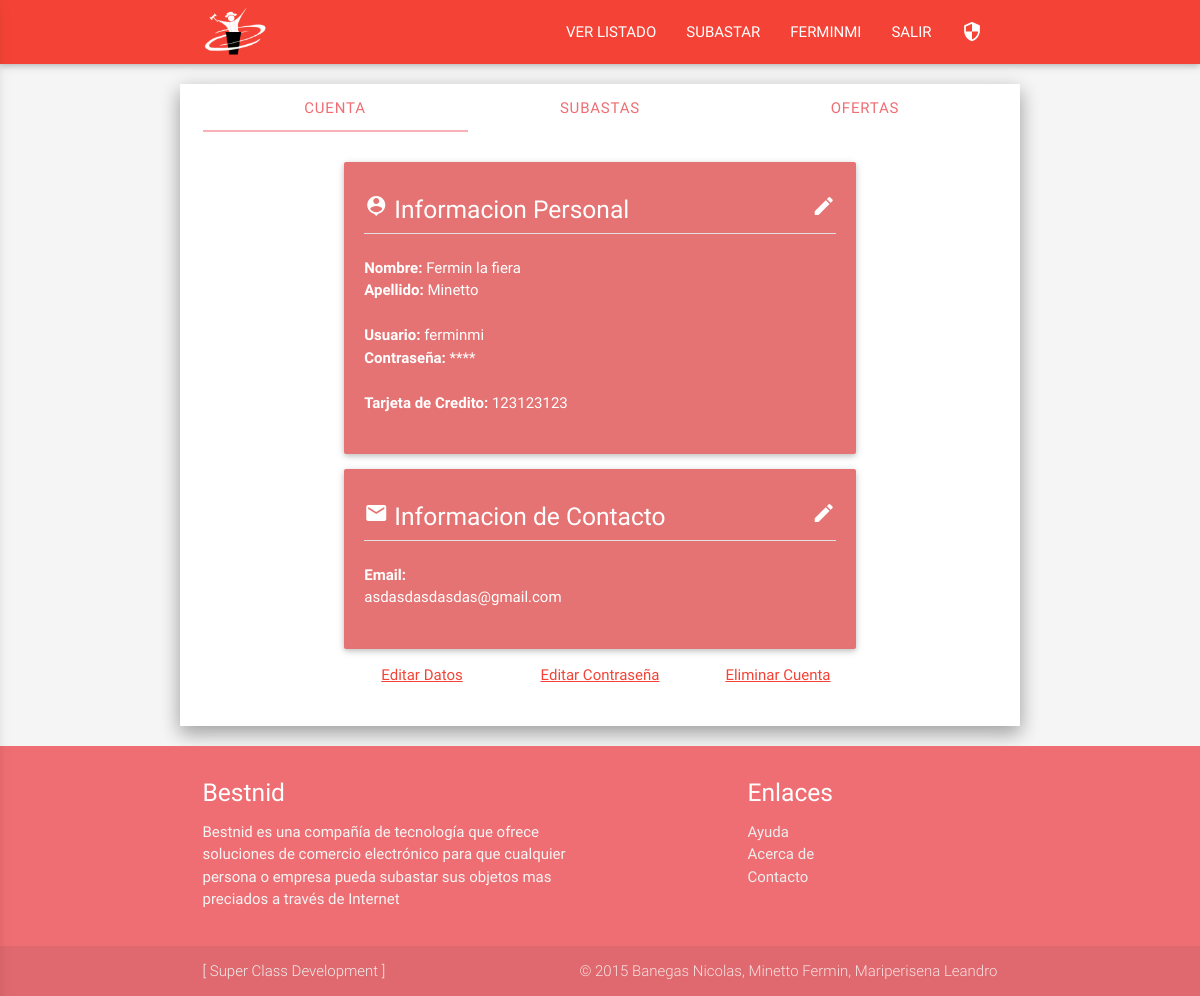
Screenshot of /Perfil.php (signed in) with the database file from the repository.
### tables this page shows
CREATE TABLE IF NOT EXISTS `usuario` (
  `id` int(11) NOT NULL AUTO_INCREMENT,
  `nombre` varchar(45) NOT NULL,
  `apellido` varchar(45) NOT NULL,
  `documento` int(11) NOT NULL,
  `user` varchar(45) NOT NULL,
  `pass` varchar(45) NOT NULL,
  `email` varchar(50) NOT NULL,
  `tarjeta_credito` int(11) NOT NULL,
  `admin` tinyint(1) NOT NULL,
  `deleted` tinyint(1) NOT NULL,
  `token` varchar(32) NOT NULL,
  PRIMARY KEY (`id`)
);

### includes/modelo.class.php (called while the page is built, shortened)
<?php
class Modelo {
	private static $user = 'root';
	private static $pass = '1234';
	private static $host = '127.0.0.1';
	private static $dbnm = 'bestnid';
	private $con;
	function __construct() {
		$this->con = new mysqli(
			self::$host,
			self::$user,
			self::$pass,
			self::$dbnm);
		$this->con->set_charset("utf8");
	}
				else{ ?><p class="center red-text"> Contraseña Invalida </p> <?php return false;}
		?><p class="center red-text"> Usuario Invalido </p> <?php
	public function getUser($id){
		$res = $this->con->query("SELECT * FROM usuario WHERE id = '{$id}' ");
		$fila = array();
		$fila[] = $res->fetch_assoc() ;
		$resultado = $fila[0];
		return $resultado;
	}
}
?>

### MiCuenta.php (shortened to what this page needs)
<?php $usuario = $con->getUser($_SESSION['id']); ?>
<div class="container">
	<div class="card-panel red lighten-2 white-text">
		<h5><i class="material-icons">person_pin</i> Informacion Personal <a href="updateProfile.php"><i class="white-text material-icons right tooltipped" data-position="right" data-delay="30" data-tooltip="Modificar tus datos personales">mode_edit</i></a></h5>
		<li class="divider"></li><br>
		<div class="row">
			<div class="col s12">
			<span><b>Nombre:</b> <?php echo $usuario['nombre'];?></span>
			<br>
			<span><b>Apellido:</b> <?php echo $usuario['apellido'];?></span>
			</div>
			<div class="col s12">
			<br>
			<span><b>Usuario:</b> <?php echo $usuario['user'];?></span>
			<br>
			<span><b>Contraseña:</b> **** </span>
			</div>
			<div class="col s12 ">
			<br>
			<span><b>Tarjeta de Credito:</b> <?php echo $usuario['tarjeta_credito'];?></span>
			</div>
		</div>
	</div>
	<div class="card-panel red lighten-2 white-text">
		<h5><i class="material-icons">email</i> Informacion de Contacto <a href="updateProfile.php"><i class="white-text material-icons right tooltipped" data-position="right" data-delay="30" data-tooltip="Modificar tus datos personales">mode_edit</i></a></h5>
		<li class="divider"></li><br>
		<div class="row">
			<div class="col s12 m6">
			<span><b>Email:</b> <?php echo $usuario['email'];?></span>
			</div>
		</div>
	</div>
	<div class="row center-align valign">
		<div class="col s6 m4">
		<a class="red-text tooltipped" data-position="bottom" data-delay="30" data-tooltip="Modificar tus datos personales" href="updateProfile.php"><u>Editar Datos</u></a>
		</div>
		<div class="col s6 m4" >
		<a class="red-text tooltipped" data-position="bottom" data-delay="30" data-tooltip="Modificar unicamente tu contraseña" href="updatePassword.php"><u>Editar Contraseña</u></a>
		</div>
		<div class="col s12 m4 valign" >
		<a class="red-text tooltipped modal-trigger" data-position="bottom" data-delay="30" data-tooltip="Eliminar tu cuenta" href="#Eliminar"><u>Eliminar Cuenta</u></a>
		</div>
	</div>
</div>

### styles/main.css (style rules this page uses)
body { background-color: #f5f5f5; display: flex; min-height: 100vh; flex-direction: column; }

### rows the page displays
usuario: nombre "Fermin la fiera", apellido "Minetto", user "ferminmi", tarjeta_credito "123123123", email "asdasdasdasdas@gmail.com"

### other values shown
$_SESSION['user'] "FERMINMI"
